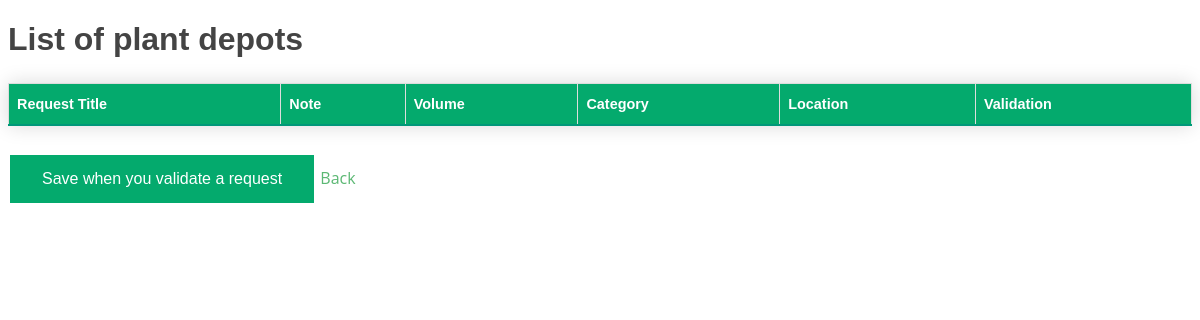
Before: /functions/consulterDemandeVegetaux.php with the older database file.
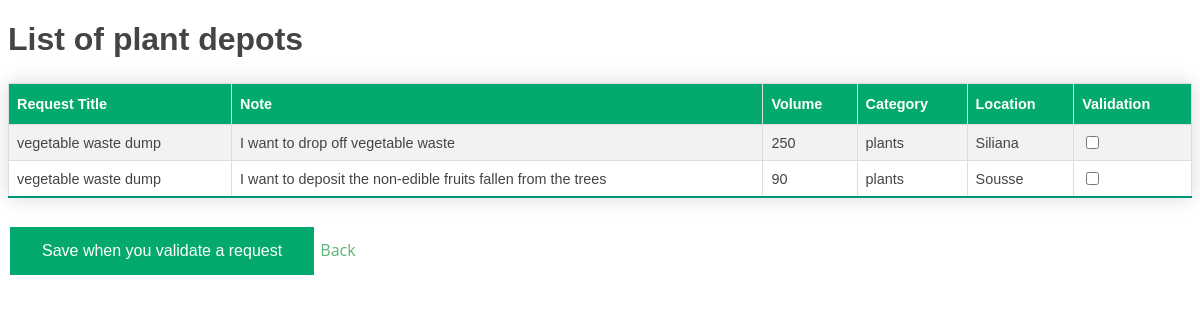
After: the same page with the newer database file.
### tables this page shows
CREATE TABLE IF NOT EXISTS `request` (
  `id` int(11) NOT NULL AUTO_INCREMENT,
  `req-title` varchar(50) NOT NULL,
  `note` varchar(255) NOT NULL,
  `volume` int(50) NOT NULL,
  `categorie` varchar(50) NOT NULL,
  `location` varchar(50) NOT NULL,
  `isValid` tinyint(1) NOT NULL,
  PRIMARY KEY (`id`)
);

### functions/consulterDemandeVegetaux.php (the view, shortened to what this page needs)
<?php
include "connection.php";
$req = "SELECT * FROM request where isValid=0 and categorie='plants'";
$res = mysqli_query($idcon, $req);
?>
<!DOCTYPE html>
<html>
<head>
</head>
<body>
    <link href="../assets/css/style.css" rel="stylesheet">
    <h1>List of plant depots</h1>
    <table id="customers" class="styled-table">
        <tr>
            <th>Request Title</th>
            <th>Note</th>
            <th>Volume</th>
            <th>Category</th>
            <th>Location</th>
            <th>Validation</th>
        </tr>
        <?php
        while ($row = mysqli_fetch_assoc($res)) {
        ?>
            <tr>
                <td><?php echo $row["req-title"] ?></td>
                <td><?php echo $row["note"] ?></td>
                <td><?php echo $row["volume"] ?></td>
                <td><?php echo $row["categorie"] ?></td>
                <td><?php echo $row["location"] ?></td>
                <td><form method="POST"><input type="checkbox" name="validation" value="<?php echo $row["id"] ?>"></td>
            </tr>
        <?php } ?>
    </table>
    <button type="submit" name="submit" class="button button1">Save when you validate a request</button>
    <a class="getstarted scrollto" onclick="history.back()">Back</a>
</body>
</html>

Changed rows visible on the page:
now on this page (row edited): request: value "vegetable waste dump", note "I want to drop off vegetable waste", volume "250", categorie "plants", location "Siliana"
now on this page (row edited): request: value "vegetable waste dump", note "I want to deposit the non-edible fruits fallen from the trees", volume "90", categorie "plants", location "Sousse"
